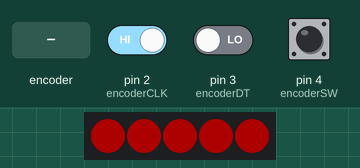
Recording of a sketch running on a simulated Arduino Uno, built with avr-gcc and run on an emulated ATmega328P. On the bench: 5 RGB LEDs in strip order, left to right. Inputs (shaded band) come from the test bench; at power-on: pin 4 (encoderSW) HIGH, pin 2 (encoderCLK) HIGH, pin 3 (encoderDT) LOW. Dim RGB values are drawn brighter than linear; EEPROM starts erased.

Above: at 1.2 s.
1.3 s: pin 4 (encoderSW) pulsed LOW 2 times (0.12 s each, 0.3 s apart)
At 1.9 s:
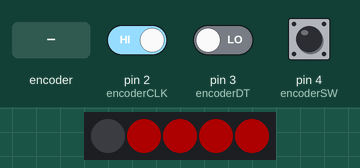
4.9 s: rotary encoder on pin 2 (encoderCLK) / pin 3 (encoderDT) turned 3 steps (first pin leading)
At 5.8 s:
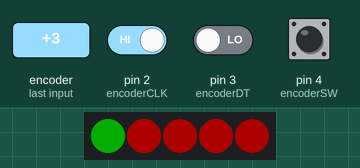
8.3 s: rotary encoder on pin 2 (encoderCLK) / pin 3 (encoderDT) turned 3 steps (first pin leading)
At 9.4 s:
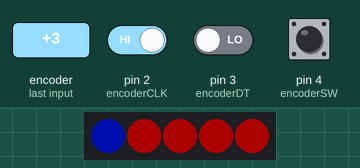
11.3 s: rotary encoder on pin 2 (encoderCLK) / pin 3 (encoderDT) turned 3 steps (first pin leading)
At 11.7 s:
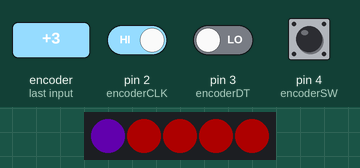
13.4 s: pin 4 (encoderSW) driven LOW
Timing chart, 0 to 15.9 s (numbered marks = the images above; inputs shaded):
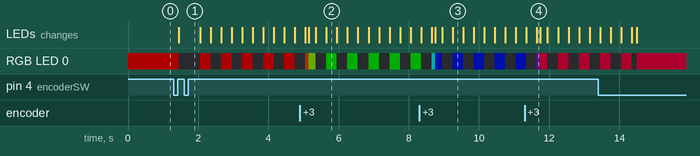

Measured:
- after the input at 1.3 s, RGB LED 0: RGB(50, 0, 0) → off after 0.15 s, then repeats every 0.60 s: RGB(50, 0, 0) 0.30 s, off 0.30 s; the LEDs: change after 0.15 s (image 1)
- after the input at 4.9 s, the LEDs: first change after 0.15 s (image 2 shows a later state)
- after the input at 8.3 s, the LEDs: first differ from a run without the input after 0.35 s (image 3 shows a later state)
- after the input at 11.3 s, the LEDs: first differ from a run without the input after 0.35 s (image 4)

The sketch:

neopixelRotaryDemonstratorWithSave.ino
```cpp
#include <Adafruit_NeoPixel.h>
#include <EEPROM.h>

// --------------------------------------------------
// NeoPixel settings
// --------------------------------------------------
const int pixelPin = 6;
const int numberOfPixels = 5;

// Create the NeoPixel object
Adafruit_NeoPixel strip(numberOfPixels, pixelPin, NEO_GRB + NEO_KHZ800);

// --------------------------------------------------
// KY-040 rotary encoder pins
// --------------------------------------------------
const int encoderCLK = 2;
const int encoderDT  = 3;
const int encoderSW  = 4;

// --------------------------------------------------
// EEPROM settings
// --------------------------------------------------
// We store a signature value so the sketch can tell
// whether valid color data has been saved before.
const int eepromSignatureAddress = 0;
const unsigned long eepromSignatureValue = 123456789;

// The pixel color data is stored after the signature.
const int eepromDataAddress = sizeof(unsigned long);

// --------------------------------------------------
// enum means enumeration
// It lets us create a list of named values.
// This makes the program easier to read.
// --------------------------------------------------
enum Mode
{
  IDLE,
  SELECT_PIXEL,
  SELECT_COLOR
};

// This variable stores the current mode
Mode currentMode = IDLE;

// --------------------------------------------------
// Array to store the saved color of each NeoPixel
// --------------------------------------------------
unsigned long pixelColors[numberOfPixels];

// --------------------------------------------------
// Selection variables
// --------------------------------------------------
int selectedPixel = 0;
int selectedColorIndex = 0;

// Number of available colors
const int numberOfColors = 10;

// --------------------------------------------------
// Encoder tracking
// --------------------------------------------------
int lastCLKState;

// --------------------------------------------------
// Button variables
// --------------------------------------------------
bool buttonReading = HIGH;
bool lastButtonReading = HIGH;
bool buttonState = HIGH;

unsigned long lastDebounceTime = 0;
const unsigned long debounceDelay = 30;

// These variables are used to detect a long press
unsigned long buttonPressStartTime = 0;
bool longPressHandled = false;
const unsigned long longPressTime = 1000;

// --------------------------------------------------
// Blink timing
// --------------------------------------------------
bool blinkState = true;
unsigned long lastBlinkTime = 0;
const unsigned long blinkInterval = 300;

// --------------------------------------------------
// Function declarations (prototypes)
// These list the functions used in this program.
// The full definitions are written later in the file.
// --------------------------------------------------
void showAllRed();
void handleEncoder();
void handleButton();
void updateDisplay();
unsigned long getColorFromIndex(int index);
void processShortPress();
void processLongPress();
int findColorIndex(unsigned long targetColor);
void saveColorsToEEPROM();
bool loadColorsFromEEPROM();

void setup()
{
  pinMode(encoderCLK, INPUT);
  pinMode(encoderDT, INPUT);
  pinMode(encoderSW, INPUT_PULLUP);

  strip.begin();

  // Set overall brightness
  strip.setBrightness(50);

  strip.show();

  // If valid saved colors are found in EEPROM, use them.
  // Otherwise, start with all pixels glowing red.
  if (!loadColorsFromEEPROM())
  {
    showAllRed();
  }
  else
  {
    updateDisplay();
  }

  lastCLKState = digitalRead(encoderCLK);

  buttonReading = digitalRead(encoderSW);
  lastButtonReading = buttonReading;
  buttonState = buttonReading;
}

void loop()
{
  handleEncoder();
  handleButton();

  if (currentMode == SELECT_PIXEL || currentMode == SELECT_COLOR)
  {
    if (millis() - lastBlinkTime >= blinkInterval)
    {
      lastBlinkTime = millis();
      blinkState = !blinkState;
      updateDisplay();
    }
  }
}

// --------------------------------------------------
// Set all pixels to red
// --------------------------------------------------
void showAllRed()
{
  for (int i = 0; i < numberOfPixels; i++)
  {
    pixelColors[i] = strip.Color(255, 0, 0);
  }

  updateDisplay();
}

// --------------------------------------------------
// Read rotary encoder movement
// --------------------------------------------------
void handleEncoder()
{
  int currentCLKState = digitalRead(encoderCLK);

  if (currentCLKState != lastCLKState && currentCLKState == HIGH)
  {
    if (digitalRead(encoderDT) != currentCLKState)
    {
      // Clockwise turn
      if (currentMode == SELECT_PIXEL)
      {
        selectedPixel++;

        if (selectedPixel >= numberOfPixels)
        {
          selectedPixel = 0;
        }
      }
      else if (currentMode == SELECT_COLOR)
      {
        selectedColorIndex++;

        if (selectedColorIndex >= numberOfColors)
        {
          selectedColorIndex = 0;
        }
      }
    }
    else
    {
      // Counterclockwise turn
      if (currentMode == SELECT_PIXEL)
      {
        selectedPixel--;

        if (selectedPixel < 0)
        {
          selectedPixel = numberOfPixels - 1;
        }
      }
      else if (currentMode == SELECT_COLOR)
      {
        selectedColorIndex--;

        if (selectedColorIndex < 0)
        {
          selectedColorIndex = numberOfColors - 1;
        }
      }
    }

    updateDisplay();
  }

  lastCLKState = currentCLKState;
}

// --------------------------------------------------
// Read and debounce the pushbutton
// Also detect short press and long press
// --------------------------------------------------
void handleButton()
{
  buttonReading = digitalRead(encoderSW);

  if (buttonReading != lastButtonReading)
  {
    lastDebounceTime = millis();
  }

  if ((millis() - lastDebounceTime) > debounceDelay)
  {
    if (buttonReading != buttonState)
    {
      buttonState = buttonReading;

      // Button has just been pressed
      if (buttonState == LOW)
      {
        buttonPressStartTime = millis();
        longPressHandled = false;
      }

      // Button has just been released
      if (buttonState == HIGH)
      {
        if (!longPressHandled)
        {
          processShortPress();
        }
      }
    }
  }

  if (buttonState == LOW && !longPressHandled)
  {
    if (millis() - buttonPressStartTime >= longPressTime)
    {
      processLongPress();
      longPressHandled = true;
    }
  }

  lastButtonReading = buttonReading;
}

// --------------------------------------------------
// Handle a normal short press
// --------------------------------------------------
void processShortPress()
{
  if (currentMode == IDLE)
  {
    // First short press enters pixel selection mode
    selectedPixel = 0;
    currentMode = SELECT_PIXEL;
    blinkState = true;
    updateDisplay();
  }
  else if (currentMode == SELECT_PIXEL)
  {
    // Next short press enters color selection mode
    currentMode = SELECT_COLOR;

    // Start from this pixel's current saved color
    selectedColorIndex = findColorIndex(pixelColors[selectedPixel]);

    blinkState = true;
    updateDisplay();
  }
  else if (currentMode == SELECT_COLOR)
  {
    // Save the chosen color to the selected pixel
    pixelColors[selectedPixel] = getColorFromIndex(selectedColorIndex);

    // Save the new colors to EEPROM
    saveColorsToEEPROM();

    // Return to pixel selection mode
    currentMode = SELECT_PIXEL;
    blinkState = true;
    updateDisplay();
  }
}

// --------------------------------------------------
// Handle a long press
// --------------------------------------------------
void processLongPress()
{
  if (currentMode == SELECT_COLOR)
  {
    pixelColors[selectedPixel] = getColorFromIndex(selectedColorIndex);

    // Save the new colors to EEPROM
    saveColorsToEEPROM();
  }

  currentMode = IDLE;
  blinkState = true;
  updateDisplay();
}

// --------------------------------------------------
// Return one of 10 evenly spaced colors
// --------------------------------------------------
unsigned long getColorFromIndex(int index)
{
  unsigned long hue = (65535UL * index) / numberOfColors;
  return strip.gamma32(strip.ColorHSV(hue));
}

// --------------------------------------------------
// Find which color index matches a saved pixel color
// --------------------------------------------------
int findColorIndex(unsigned long targetColor)
{
  for (int i = 0; i < numberOfColors; i++)
  {
    if (getColorFromIndex(i) == targetColor)
    {
      return i;
    }
  }

  return 0;
}

// --------------------------------------------------
// Save the current pixel colors to EEPROM
// --------------------------------------------------
void saveColorsToEEPROM()
{
  // Write the signature first
  EEPROM.put(eepromSignatureAddress, eepromSignatureValue);

  // Write each pixel color after the signature
  for (int i = 0; i < numberOfPixels; i++)
  {
    int address = eepromDataAddress + (i * sizeof(unsigned long));
    EEPROM.put(address, pixelColors[i]);
  }
}

// --------------------------------------------------
// Load saved pixel colors from EEPROM
// Returns true if valid data was found
// Returns false if no valid saved data was found
// --------------------------------------------------
bool loadColorsFromEEPROM()
{
  unsigned long storedSignature;

  EEPROM.get(eepromSignatureAddress, storedSignature);

  if (storedSignature != eepromSignatureValue)
  {
    return false;
  }

  for (int i = 0; i < numberOfPixels; i++)
  {
    int address = eepromDataAddress + (i * sizeof(unsigned long));
    EEPROM.get(address, pixelColors[i]);
  }

  return true;
}

// --------------------------------------------------
// Update the NeoPixel display
// --------------------------------------------------
void updateDisplay()
{
  for (int i = 0; i < numberOfPixels; i++)
  {
    strip.setPixelColor(i, pixelColors[i]);
  }

  if (currentMode == SELECT_PIXEL)
  {
    if (!blinkState)
    {
      strip.setPixelColor(selectedPixel, 0);
    }
  }
  else if (currentMode == SELECT_COLOR)
  {
    if (blinkState)
    {
      strip.setPixelColor(selectedPixel, getColorFromIndex(selectedColorIndex));
    }
    else
    {
      strip.setPixelColor(selectedPixel, 0);
    }
  }

  strip.show();
}
```
